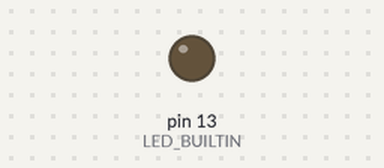
The sketch below on a simulated Arduino Uno, built with avr-gcc and run on an emulated ATmega328P. Parts: output pins drawn as LEDs (lit = HIGH). Dashed ring = blinking.

Above: at 0.5 s.
At 2.2 s:
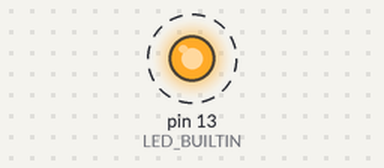
Timing chart, 0 to 3.0 s (numbered marks = the images above):
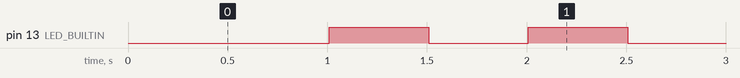

The sketch:

Interrup_blink.ino
```cpp
byte state = LOW;

void setup() {
  pinMode(LED_BUILTIN, OUTPUT);

  TCCR2A = 0x00;   //Configuração do TIMER2: NORMAL
  TCCR2B |= (1 << CS22) | (1 << CS21) | (1 << CS20); // 0x07 Prescaler 1:1024
  TCNT2  = 100;    //10 ms de overflow
  TIMSK2 |= (1 << TOIE2); // 0x01 Habilita interrupção do Timer2

  // Estouro = Timer2_cont x prescaler x ciclo de máquina
  // Ciclo de máquina = 1/Fosc = 1/16E6 = 62,5ns = 62,5E-9s
  // Estouro = (256 - 100) x 1024 x 62,5E-9 = 9,98ms
}

void loop() {}

ISR(TIMER2_OVF_vect) {
  TCNT2 = 100;
  toggleLed();
}

void toggleLed() {
  static int aux = 0;
  if (aux >= 50) {
    digitalWrite(LED_BUILTIN, state);
    state = !state;
    aux = 0;
  }
  aux++;

}
```

Measured:
- by itself, pin 13 (LED_BUILTIN): alternates HIGH for 0.50 s and LOW for 0.50 s
